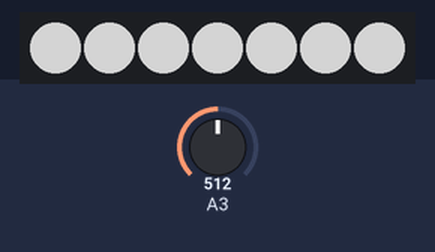
This sketch was run on a simulated ATtiny85, built with avr-gcc and run on an emulated ATtiny85. Shown: 7 RGB LEDs in strip order, left to right. The inputs (shaded band) are chosen by the test bench; at power-on: A3 = 512. Dim RGB values are drawn brighter than linear.

Above: at 1.2 s.
1.3 s: A3 set to 0
At 2.2 s:
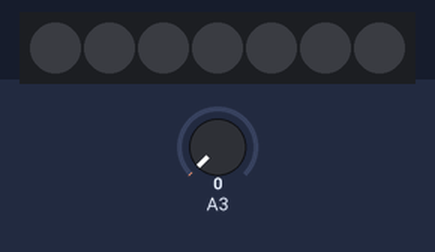
2.9 s: A3 set to 122
At 3.8 s:
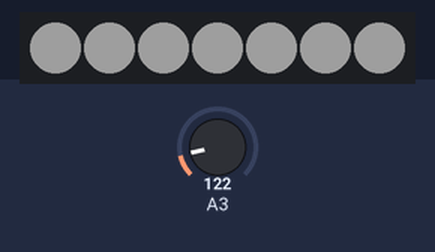
4.4 s: A3 set to 306
At 5.6 s:
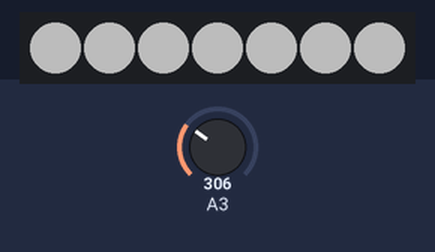
Timing chart, 0 to 7.4 s (numbered marks = the images above; inputs shaded):
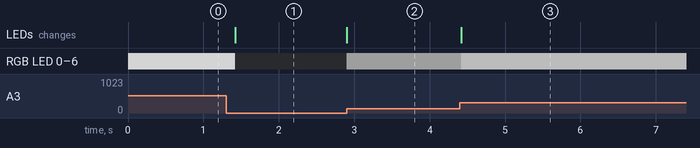

Measured:
- after the input at 1.3 s, RGB LED 0–6: RGB(128, 128, 128) → off after 0.12 s; the LEDs: change after 0.12 s (image 1)
- after the input at 2.9 s, RGB LED 0–6: off → RGB(30, 30, 30) at once; the LEDs: change at once (image 2)
- after the input at 4.4 s, RGB LED 0–6: RGB(30, 30, 30) → RGB(76, 76, 76) at once; the LEDs: change at once (image 3)

The sketch:

ShellLampNeopixelBrightnessOnly.ino
```cpp
#include <Adafruit_NeoPixel.h>
#ifdef __AVR__
  #include <avr/power.h>
#endif

#define PIN            1  // Which pin on the Arduino is connected to the NeoPixels?

#define NUMPIXELS      7

Adafruit_NeoPixel pixels = Adafruit_NeoPixel(NUMPIXELS, PIN, NEO_GRB + NEO_KHZ800);

int delayval = 500; // delay for half a second

int button = 4;
int latch_state;
int button_delay;

int potPin = 3;
int potVal = 0;

int brightness;

void setup() {

  // This is for Trinket 5V 16MHz, you can remove these three lines if you are not using a Trinket
#if defined (__AVR_ATtiny85__)
  if (F_CPU == 16000000) clock_prescale_set(clock_div_1);
#endif
  // End of trinket special code

  pixels.begin(); // This initializes the NeoPixel library.

  button_delay = 0;
  latch_state = 0;

  pinMode(button, INPUT_PULLUP);
  pinMode(potPin, INPUT);

  int brightness = 0;

}

void loop() {

  potVal = analogRead(potPin);   // read the potentiometer value at the input pin

  potVal = potVal / 4; // Normalize to 0-255

  for(int i=0;i<NUMPIXELS;i++){

    pixels.setPixelColor(i, pixels.Color(potVal, potVal, potVal));

  }

  pixels.show(); // This sends the updated pixel color to the hardware.

  delay(potVal);

}
```
